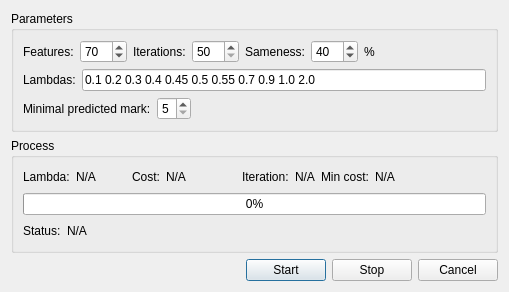
<?xml version="1.0" encoding="UTF-8"?>
<ui version="4.0">
 <class>OctaveDlg</class>
 <widget class="QDialog" name="OctaveDlg">
  <property name="geometry">
   <rect>
    <x>0</x>
    <y>0</y>
    <width>509</width>
    <height>276</height>
   </rect>
  </property>
  <property name="windowTitle">
   <string>Dialog</string>
  </property>
  <layout class="QVBoxLayout" name="verticalLayout_3">
   <item>
    <widget class="QGroupBox" name="groupBox">
     <property name="title">
      <string>Parameters</string>
     </property>
     <layout class="QVBoxLayout" name="verticalLayout">
      <item>
       <layout class="QHBoxLayout" name="horizontalLayout">
        <item>
         <widget class="QLabel" name="label">
          <property name="text">
           <string>Features:</string>
          </property>
         </widget>
        </item>
        <item>
         <widget class="QSpinBox" name="spinFeatures">
          <property name="toolTip">
           <string>&lt;html&gt;&lt;head/&gt;&lt;body&gt;&lt;p&gt;Training features count. Means how many each work has parameters.&lt;/p&gt;&lt;/body&gt;&lt;/html&gt;</string>
          </property>
          <property name="minimum">
           <number>5</number>
          </property>
          <property name="maximum">
           <number>200</number>
          </property>
          <property name="value">
           <number>70</number>
          </property>
         </widget>
        </item>
        <item>
         <widget class="QLabel" name="label_4">
          <property name="text">
           <string>Iterations:</string>
          </property>
         </widget>
        </item>
        <item>
         <widget class="QSpinBox" name="spinItr">
          <property name="toolTip">
           <string>&lt;html&gt;&lt;head/&gt;&lt;body&gt;&lt;p&gt;Claculation iterations count. Than more than more accuracy. But after some value accuracy won't improve.&lt;/p&gt;&lt;/body&gt;&lt;/html&gt;</string>
          </property>
          <property name="minimum">
           <number>50</number>
          </property>
          <property name="maximum">
           <number>200</number>
          </property>
         </widget>
        </item>
        <item>
         <widget class="QLabel" name="label_8">
          <property name="text">
           <string>Sameness:</string>
          </property>
         </widget>
        </item>
        <item>
         <widget class="QSpinBox" name="spinBox">
          <property name="toolTip">
           <string>&lt;html&gt;&lt;head/&gt;&lt;body&gt;&lt;p&gt;Use users with likeness no less than paameter in percents&lt;/p&gt;&lt;/body&gt;&lt;/html&gt;</string>
          </property>
          <property name="maximum">
           <number>100</number>
          </property>
          <property name="singleStep">
           <number>1</number>
          </property>
          <property name="value">
           <number>40</number>
          </property>
         </widget>
        </item>
        <item>
         <widget class="QLabel" name="label_9">
          <property name="text">
           <string>%</string>
          </property>
         </widget>
        </item>
        <item>
         <spacer name="horizontalSpacer">
          <property name="orientation">
           <enum>Qt::Horizontal</enum>
          </property>
          <property name="sizeHint" stdset="0">
           <size>
            <width>40</width>
            <height>20</height>
           </size>
          </property>
         </spacer>
        </item>
       </layout>
      </item>
      <item>
       <layout class="QHBoxLayout" name="horizontalLayout_2">
        <item>
         <widget class="QLabel" name="label_2">
          <property name="text">
           <string>Lambdas:</string>
          </property>
         </widget>
        </item>
        <item>
         <widget class="QLineEdit" name="editLambdas">
          <property name="text">
           <string>0.1 0.2 0.3 0.4 0.45 0.5 0.55 0.7 0.9 1.0 2.0</string>
          </property>
          <property name="readOnly">
           <bool>false</bool>
          </property>
         </widget>
        </item>
       </layout>
      </item>
      <item>
       <layout class="QHBoxLayout" name="horizontalLayout_5">
        <item>
         <widget class="QLabel" name="label_10">
          <property name="text">
           <string>Minimal predicted mark:</string>
          </property>
         </widget>
        </item>
        <item>
         <widget class="QSpinBox" name="spinMinMark">
          <property name="minimum">
           <number>5</number>
          </property>
          <property name="maximum">
           <number>9</number>
          </property>
         </widget>
        </item>
        <item>
         <spacer name="horizontalSpacer_4">
          <property name="orientation">
           <enum>Qt::Horizontal</enum>
          </property>
          <property name="sizeHint" stdset="0">
           <size>
            <width>40</width>
            <height>20</height>
           </size>
          </property>
         </spacer>
        </item>
       </layout>
      </item>
     </layout>
    </widget>
   </item>
   <item>
    <widget class="QGroupBox" name="groupBox_2">
     <property name="title">
      <string>Process</string>
     </property>
     <layout class="QVBoxLayout" name="verticalLayout_2">
      <item>
       <layout class="QHBoxLayout" name="horizontalLayout_3">
        <item>
         <widget class="QLabel" name="label_3">
          <property name="sizePolicy">
           <sizepolicy hsizetype="Minimum" vsizetype="Preferred">
            <horstretch>0</horstretch>
            <verstretch>0</verstretch>
           </sizepolicy>
          </property>
          <property name="text">
           <string>Lambda:</string>
          </property>
         </widget>
        </item>
        <item>
         <widget class="QLabel" name="lbLambda">
          <property name="sizePolicy">
           <sizepolicy hsizetype="Fixed" vsizetype="Preferred">
            <horstretch>0</horstretch>
            <verstretch>0</verstretch>
           </sizepolicy>
          </property>
          <property name="minimumSize">
           <size>
            <width>50</width>
            <height>0</height>
           </size>
          </property>
          <property name="text">
           <string>N/A</string>
          </property>
         </widget>
        </item>
        <item>
         <widget class="QLabel" name="label_5">
          <property name="sizePolicy">
           <sizepolicy hsizetype="Minimum" vsizetype="Preferred">
            <horstretch>0</horstretch>
            <verstretch>0</verstretch>
           </sizepolicy>
          </property>
          <property name="text">
           <string>Cost:</string>
          </property>
         </widget>
        </item>
        <item>
         <widget class="QLabel" name="lbCost">
          <property name="sizePolicy">
           <sizepolicy hsizetype="Fixed" vsizetype="Preferred">
            <horstretch>0</horstretch>
            <verstretch>0</verstretch>
           </sizepolicy>
          </property>
          <property name="minimumSize">
           <size>
            <width>70</width>
            <height>0</height>
           </size>
          </property>
          <property name="text">
           <string>N/A</string>
          </property>
         </widget>
        </item>
        <item>
         <widget class="QLabel" name="label_6">
          <property name="text">
           <string>Iteration:</string>
          </property>
         </widget>
        </item>
        <item>
         <widget class="QLabel" name="lbIter">
          <property name="sizePolicy">
           <sizepolicy hsizetype="Fixed" vsizetype="Preferred">
            <horstretch>0</horstretch>
            <verstretch>0</verstretch>
           </sizepolicy>
          </property>
          <property name="minimumSize">
           <size>
            <width>20</width>
            <height>0</height>
           </size>
          </property>
          <property name="text">
           <string>N/A</string>
          </property>
         </widget>
        </item>
        <item>
         <widget class="QLabel" name="label_7">
          <property name="text">
           <string>Min cost:</string>
          </property>
         </widget>
        </item>
        <item>
         <widget class="QLabel" name="lbMinCost">
          <property name="text">
           <string>N/A</string>
          </property>
         </widget>
        </item>
        <item>
         <spacer name="horizontalSpacer_3">
          <property name="orientation">
           <enum>Qt::Horizontal</enum>
          </property>
          <property name="sizeHint" stdset="0">
           <size>
            <width>40</width>
            <height>20</height>
           </size>
          </property>
         </spacer>
        </item>
       </layout>
      </item>
      <item>
       <widget class="QProgressBar" name="progressBar">
        <property name="value">
         <number>0</number>
        </property>
       </widget>
      </item>
      <item>
       <layout class="QHBoxLayout" name="horizontalLayout_6">
        <item>
         <widget class="QLabel" name="label_11">
          <property name="text">
           <string>Status:</string>
          </property>
         </widget>
        </item>
        <item>
         <widget class="QLabel" name="lbProcStatus">
          <property name="text">
           <string>N/A</string>
          </property>
         </widget>
        </item>
        <item>
         <spacer name="horizontalSpacer_5">
          <property name="orientation">
           <enum>Qt::Horizontal</enum>
          </property>
          <property name="sizeHint" stdset="0">
           <size>
            <width>40</width>
            <height>20</height>
           </size>
          </property>
         </spacer>
        </item>
       </layout>
      </item>
     </layout>
    </widget>
   </item>
   <item>
    <layout class="QHBoxLayout" name="horizontalLayout_4">
     <item>
      <spacer name="horizontalSpacer_2">
       <property name="orientation">
        <enum>Qt::Horizontal</enum>
       </property>
       <property name="sizeHint" stdset="0">
        <size>
         <width>40</width>
         <height>20</height>
        </size>
       </property>
      </spacer>
     </item>
     <item>
      <widget class="QPushButton" name="btnStart">
       <property name="text">
        <string>Start</string>
       </property>
      </widget>
     </item>
     <item>
      <widget class="QPushButton" name="btnStop">
       <property name="text">
        <string>Stop</string>
       </property>
      </widget>
     </item>
     <item>
      <widget class="QPushButton" name="btnCancel">
       <property name="text">
        <string>Cancel</string>
       </property>
      </widget>
     </item>
    </layout>
   </item>
  </layout>
 </widget>
 <resources/>
 <connections/>
</ui>
